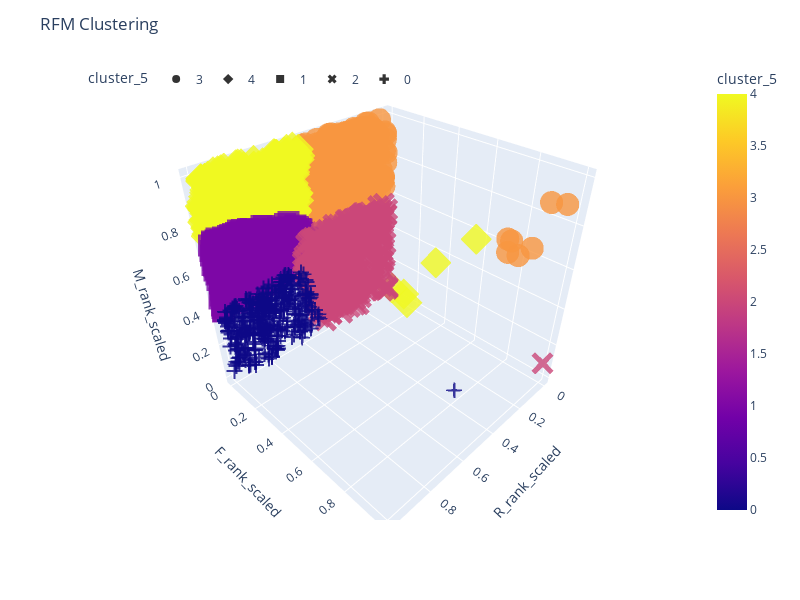

Notebook cell for this chart:
### Markdown cell above
### 5 Clustering

### Code cell
# melakukan k-means clustering dengan 5 cluster
kmeans = KMeans(n_clusters=5, init='k-means++', random_state=42)
kmeans.fit(rfm_df_norm)
labels_5 = kmeans.labels_

# menambahkan kolom labels hasil clustering ke dalam dataframe rfm_df
rfm_df['cluster_5'] = labels_5

# membuat scatter plot
fig = px.scatter_3d(rfm_df, x='R_rank_scaled', y='F_rank_scaled', z='M_rank_scaled', color='cluster_5',
                    symbol='cluster_5', opacity=0.8, width=800, height=600)

# menambahkan title pada plot
fig.update_layout(title_text="RFM Clustering")

# mengatur posisi dan tampilan legend
fig.update_layout(legend=dict(
    yanchor="top",
    y=0.99,
    xanchor="left",
    x=0.01,
    orientation="h"))

# menampilkan plot
fig.show()

### Figure 1 — Plotly figure (JSON) as saved in the notebook; plotly's stock layout.template omitted (floating-point values rounded to 4 significant figures; data arrays with more than 128 entries replaced by an {"elided": "..."} marker saying what was removed)
{"data": [{"hovertemplate": "cluster_5=%{marker.color}<br>R_rank_scaled=%{x}<br>F_rank_scaled=%{y}<br>M_rank_scaled=%{z}<extra></extra>", "legendgroup": "3", "marker": {"color": {"elided": "425 int values"}, "coloraxis": "coloraxis", "opacity": 0.8, "symbol": "circle"}, "mode": "markers", "name": "3", "scene": "scene", "showlegend": true, "type": "scatter3d", "x": {"elided": "425 float values"}, "y": {"elided": "425 int values"}, "z": {"elided": "425 float values"}}, {"hovertemplate": "cluster_5=%{marker.color}<br>R_rank_scaled=%{x}<br>F_rank_scaled=%{y}<br>M_rank_scaled=%{z}<extra></extra>", "legendgroup": "4", "marker": {"color": {"elided": "426 int values"}, "coloraxis": "coloraxis", "opacity": 0.8, "symbol": "diamond"}, "mode": "markers", "name": "4", "scene": "scene", "showlegend": true, "type": "scatter3d", "x": {"elided": "426 float values"}, "y": {"elided": "426 int values"}, "z": {"elided": "426 float values"}}, {"hovertemplate": "cluster_5=%{marker.color}<br>R_rank_scaled=%{x}<br>F_rank_scaled=%{y}<br>M_rank_scaled=%{z}<extra></extra>", "legendgroup": "1", "marker": {"color": {"elided": "429 int values"}, "coloraxis": "coloraxis", "opacity": 0.8, "symbol": "square"}, "mode": "markers", "name": "1", "scene": "scene", "showlegend": true, "type": "scatter3d", "x": {"elided": "429 float values"}, "y": {"elided": "429 int values"}, "z": {"elided": "429 float values"}}, {"hovertemplate": "cluster_5=%{marker.color}<br>R_rank_scaled=%{x}<br>F_rank_scaled=%{y}<br>M_rank_scaled=%{z}<extra></extra>", "legendgroup": "2", "marker": {"color": {"elided": "378 int values"}, "coloraxis": "coloraxis", "opacity": 0.8, "symbol": "x"}, "mode": "markers", "name": "2", "scene": "scene", "showlegend": true, "type": "scatter3d", "x": {"elided": "378 float values"}, "y": {"elided": "378 int values"}, "z": {"elided": "378 float values"}}, {"hovertemplate": "cluster_5=%{marker.color}<br>R_rank_scaled=%{x}<br>F_rank_scaled=%{y}<br>M_rank_scaled=%{z}<extra></extra>", "legendgroup": "0", "marker": {"color": {"elided": "347 int values"}, "coloraxis": "coloraxis", "opacity": 0.8, "symbol": "cross"}, "mode": "markers", "name": "0", "scene": "scene", "showlegend": true, "type": "scatter3d", "x": {"elided": "347 float values"}, "y": {"elided": "347 int values"}, "z": {"elided": "347 float values"}}], "layout": {"coloraxis": {"colorbar": {"title": {"text": "cluster_5"}}, "colorscale": [[0, "#0d0887"], [0.1111, "#46039f"], [0.2222, "#7201a8"], [0.3333, "#9c179e"], [0.4444, "#bd3786"], [0.5556, "#d8576b"], [0.6667, "#ed7953"], [0.7778, "#fb9f3a"], [0.8889, "#fdca26"], [1, "#f0f921"]]}, "height": 600, "legend": {"orientation": "h", "title": {"text": "cluster_5"}, "tracegroupgap": 0, "x": 0.01, "xanchor": "left", "y": 0.99, "yanchor": "top"}, "margin": {"t": 60}, "scene": {"domain": {"x": [0, 1], "y": [0, 1]}, "xaxis": {"title": {"text": "R_rank_scaled"}}, "yaxis": {"title": {"text": "F_rank_scaled"}}, "zaxis": {"title": {"text": "M_rank_scaled"}}}, "title": {"text": "RFM Clustering"}, "width": 800}}
